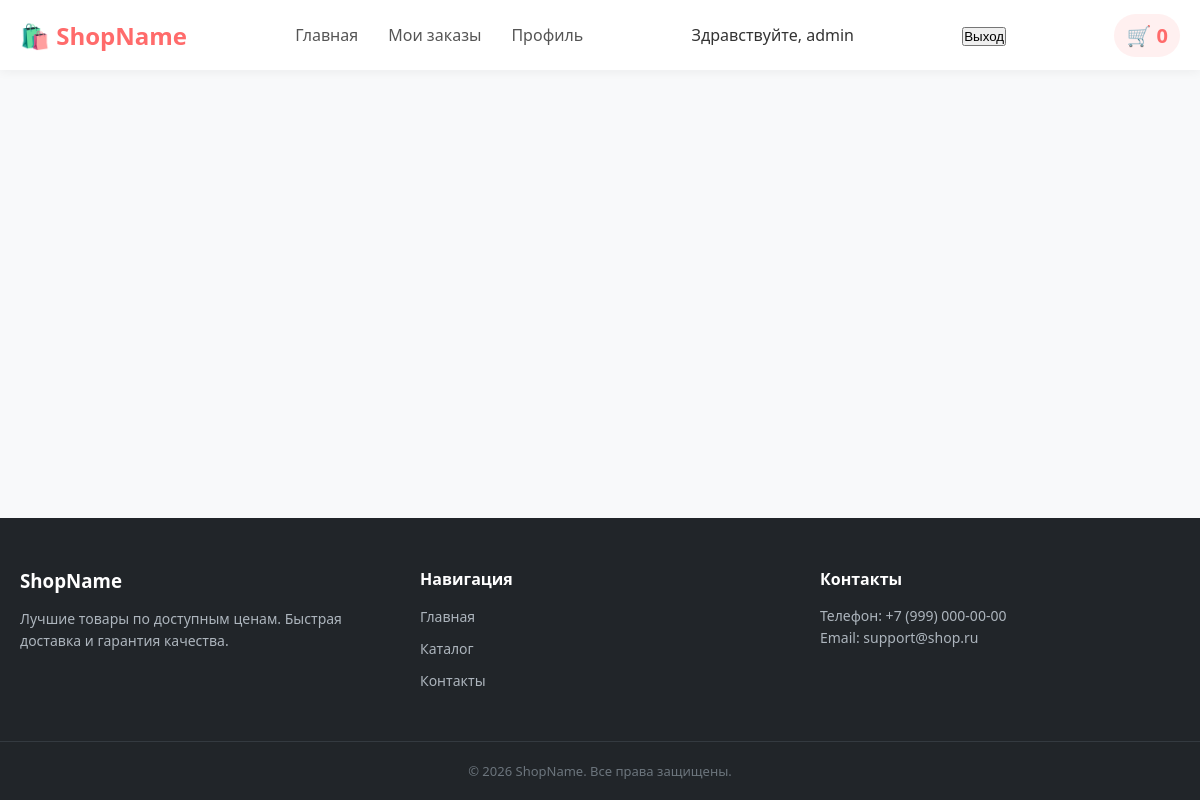
The app's page /order/my_orders/ (signed in), older data.
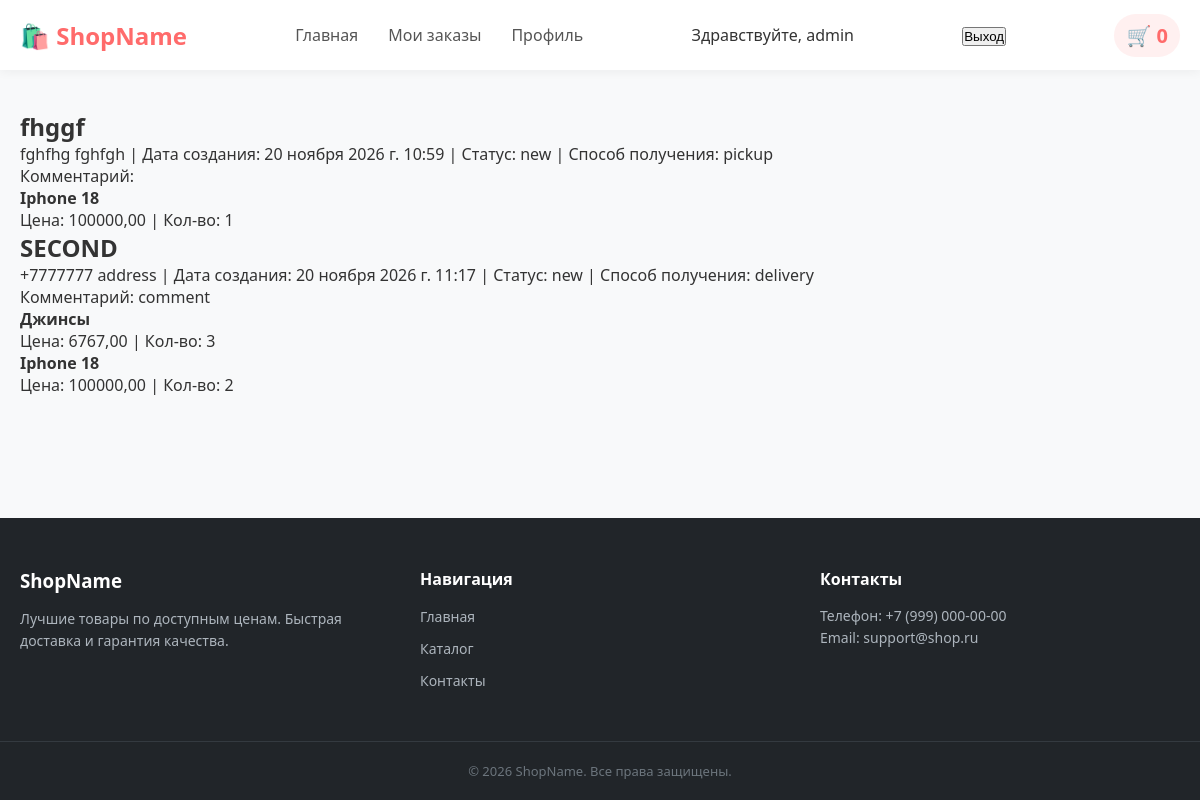
The same page, newer data.
### order/models.py (models this page shows, shortened)
class Order(models.Model):
    STATUS_CHOICES = [
        ("new", "Новый"),
        ("processing", "В обработке"),
        ("completed", "Завершенный")
    ]
    DELIVERY_CHOICES = [
        ("pickup", "Самовывоз"),
        ("delivery", "Доставка")
    ]
    user = models.ForeignKey(settings.AUTH_USER_MODEL, on_delete=models.SET_NULL, null=True, blank=True)
    user_name = models.CharField(max_length=50)
    phone_number = models.CharField(max_length=30)
    address = models.CharField(max_length=100)
    email = models.EmailField(blank=True)
    comment = models.TextField(blank=True)
    created_at = models.DateTimeField(auto_now_add=True)
    status = models.CharField(max_length=50, choices=STATUS_CHOICES, default="new")
    delivery_method = models.CharField(choices=DELIVERY_CHOICES, default="pickup")
    class Meta:
        verbose_name = "Заказ"
        verbose_name_plural = "Заказы"

class OrderItem(models.Model):
    order = models.ForeignKey(Order, on_delete=models.CASCADE, related_name="items")
    product = models.ForeignKey(Product, on_delete=models.PROTECT)
    price = models.DecimalField(max_digits=10, decimal_places=2)
    quantity = models.PositiveIntegerField()
    class Meta:
        verbose_name = "Позиция закакза"
        verbose_name_plural = "Позиции заказа"

### main/models.py (models this page shows, shortened)
class Product(models.Model):
    category = models.ForeignKey(Category, on_delete=models.CASCADE, related_name="categories")
    name = models.CharField(max_length=100, db_index=True)
    slug = models.SlugField(max_length=100)
    image = models.ImageField(upload_to='products/', blank=True)
    price = models.DecimalField(max_digits=10, decimal_places=2)
    description = models.TextField(blank=True)
    available = models.BooleanField(default=True)
    created = models.DateTimeField(auto_now_add=True)
    update = models.DateTimeField(auto_now=True)
    class Meta:
        ordering = ('name',)
        verbose_name = 'Продукт'
        verbose_name_plural = 'Продукты'

### order/views.py (the view)
# urls.py: path('my_orders/', views.my_orders, name='my_orders')
def my_orders(request):
    orders = Order.objects.filter(user=request.user)
    context = {
        "orders": orders
    }
    return render(request, 'order/my_orders.html', context)

### order/templates/order/my_orders.html (shortened to what this page needs)
{% extends "main/base.html" %}
{% block content %}
{% for order in orders %}
    {% if order.items.exists %}
        <h2>{{ order.user_name }}</h2>
        <p>{{ order.phone_number }} {{ order.address }} | Дата создания: {{ order.created_at }} | Статус: {{ order.status }} | Способ получения: {{ order.delivery_method }}</p>
        <p>Комментарий: {{ order.comment }}</p>
        {% for item in order.items.all %}
            <h4>{{ item.product.name }}</h4>
            <p>Цена: {{ item.price }} | Кол-во: {{ item.quantity }}</p>
        {% endfor %}
    {% endif %}
{% endfor %}
{% endblock content %}

Row changes from the older to the newer data that the page shows:
added Order: user_name "fhggf", phone_number "fghfhg", address "fghfgh", created_at "20 ноября 2026 г. 10:59", status "new", delivery_method "pickup"
added OrderItem: product.name "Iphone 18", price "100000,00", quantity "1", shown under "fhggf"
added Order: user_name "SECOND", phone_number "+7777777", address "address", created_at "20 ноября 2026 г. 11:17", status "new", delivery_method "delivery", comment "comment"
added OrderItem: product.name "Джинсы", price "6767,00", quantity "3", shown under "SECOND"
added OrderItem: product.name "Iphone 18", price "100000,00", quantity "2", shown under "SECOND"
